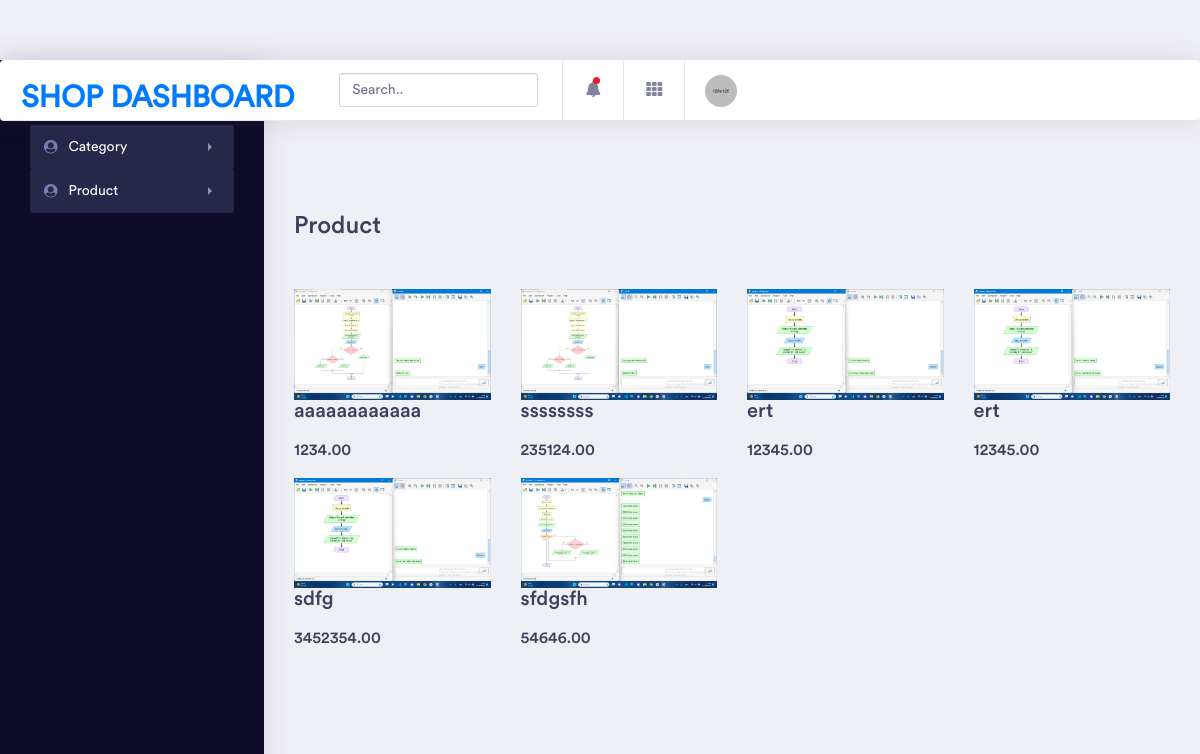
Page /dashboard/enter_product on the earlier database version.
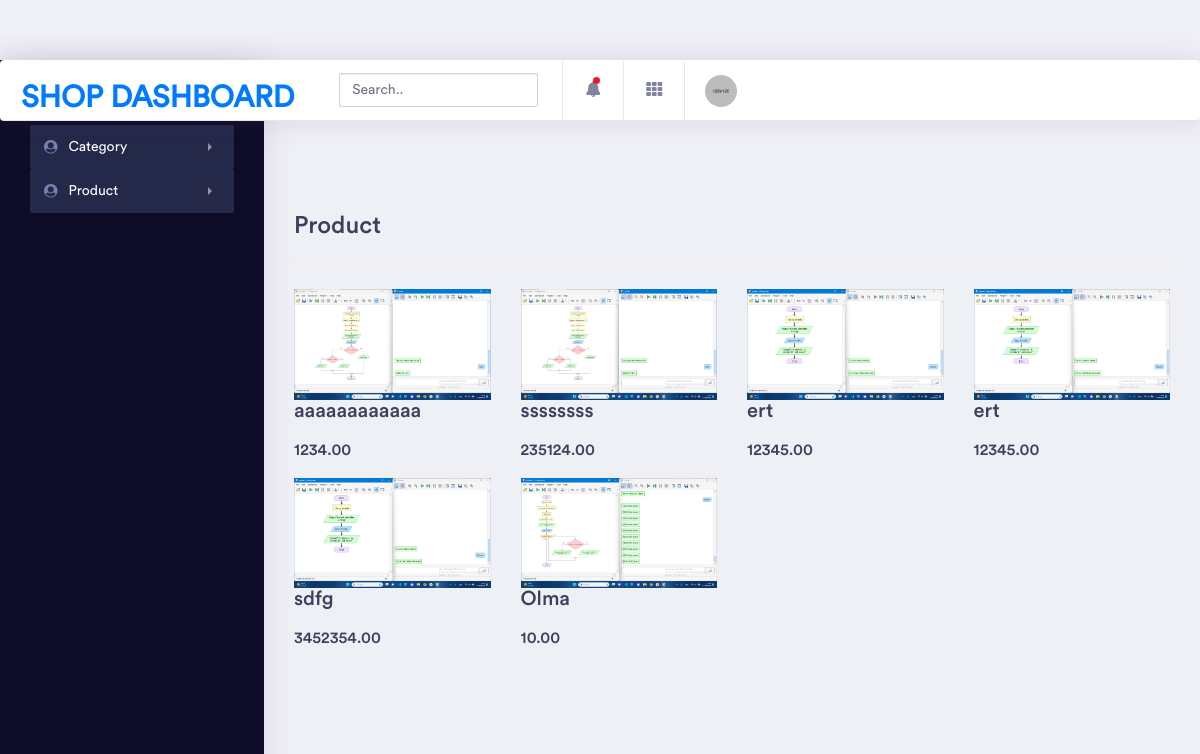
Same page on the later database version.
### main/models.py (models this page shows, shortened)
class Product(models.Model):
    name = models.CharField(max_length=255)
    description = models.TextField()
    quantity = models.IntegerField()
    price = models.DecimalField(decimal_places=2, max_digits=10)
    currency = models.SmallIntegerField(
        choices=(
            (1,'Dollar'),
            (2, 'So`m')
            )
    )
    discount_price = models.DecimalField(
        decimal_places=2,
        max_digits=10,
        blank=True,
        null=True
        )
    baner_image = models.ImageField(upload_to='baner/')
    category = models.ForeignKey(Category, on_delete=models.SET_NULL, null=True)

### dashboard/views.py (the view)
# urls.py: path('enter_product', views.enter_product, name='enter_product'),
def enter_product(request):
    items = models.Product.objects.all()
    return render(request, 'product/enter.html', {'items':items})

### dashboard/templates/product/enter.html (shortened to what this page needs)
{% extends 'dashboard/base.html' %}
{% load static %}
{% block css %}
<link href="{% static 'css/bootstrap.css' %}" rel="stylesheet" type="text/css" media="all" />
<link href="{% static 'css/style.css' %}" rel="stylesheet" type="text/css" media="all" />
{% endblock %}
        {% block content %}
        <div class="dashboard-wrapper">
            <div class="dashboard-ecommerce">
                <div class="container-fluid  dashboard-content">
                    <div class="row">
                        <div class="col-xl-12 col-lg-12 col-md-12 col-sm-12 col-12">
                            <div class="page-header">
                                <h2 class="pageheader-title">Product</h2>
                            </div>
                        </div>
                    </div>
                    <div class="row">
                        <div class="product-top">
                            <div class="product-one">
                                {% for product in items %}
                                <div class="col-md-3 product-left">
                                    <div class="product-main simpleCart_shelfItem">
                                        <a href="{% url 'dashboard:enter_detail' product.id %}" class="mask"><img class="img-responsive zoom-img" src="{{product.baner_image.url}}" alt="" /></a>
                                        <div class="product-bottom">
                                            <h3>{{product.name}}</h3>
                                            <h4><a class="item_add" href="#"></a> <span class=" item_price">{{product.price}}</span></h4>
                                        </div>
                                    </div>
                                </div>
                                {% endfor %}
                                <div class="clearfix"></div>
                            </div>
                        </div>
                    </div>
                </div>
            </div>
        </div>
        {% endblock %}

### dashboard/templates/dashboard/base.html (shortened to what this page needs)
{% load static %}
<!doctype html>
<html lang="en">
<head>
    <link rel="stylesheet" href="{% static 'assets/vendor/bootstrap/css/bootstrap.min.css' %}">
    <link href="{% static 'assets/vendor/fonts/circular-std/style.css' %}" rel="stylesheet">
    <link rel="stylesheet" href="{% static 'assets/libs/css/style.css' %}">
    <link rel="stylesheet" href="{% static 'assets/vendor/fonts/fontawesome/css/fontawesome-all.css' %}">
    <link rel="stylesheet" href="{% static 'assets/vendor/charts/chartist-bundle/chartist.css' %}">
    <link rel="stylesheet" href="{% static 'assets/vendor/charts/morris-bundle/morris.css' %}">
    <link rel="stylesheet" href="{% static 'assets/vendor/fonts/material-design-iconic-font/css/materialdesignicons.min.css' %}">
    <link rel="stylesheet" href="{% static 'assets/vendor/charts/c3charts/c3.css' %}">
    <link rel="stylesheet" href="{% static 'assets/vendor/fonts/flag-icon-css/flag-icon.min.css' %}">
    {% block css %}{% endblock %}
</head>
<body>
    <div class="dashboard-main-wrapper">
        <div class="dashboard-header">
            <nav class="navbar navbar-expand-lg bg-white fixed-top">
                <a class="navbar-brand" href="{% url 'dashboard:dashboard' %}">SHOP dashboard</a>
                <div class="collapse navbar-collapse " id="navbarSupportedContent">
                    <ul class="navbar-nav ml-auto navbar-right-top">
                        <li class="nav-item">
                            <div id="custom-search" class="top-search-bar">
                                <input class="form-control" type="text" placeholder="Search..">
                            </div>
                        </li>
                        <li class="nav-item dropdown notification">
                            <a class="nav-link nav-icons" href="#" id="navbarDropdownMenuLink1" data-toggle="dropdown" aria-haspopup="true" aria-expanded="false"><i class="fas fa-fw fa-bell"></i> <span class="indicator"></span></a>
                        </li>
                        <li class="nav-item dropdown connection">
                            <a class="nav-link" href="#" id="navbarDropdown" role="button" data-toggle="dropdown" aria-haspopup="true" aria-expanded="false"> <i class="fas fa-fw fa-th"></i> </a>
                        </li>
                        <li class="nav-item dropdown nav-user">
                            <a class="nav-link nav-user-img" href="#" id="navbarDropdownMenuLink2" data-toggle="dropdown" aria-haspopup="true" aria-expanded="false"><img src="{% static 'assets/images/avatar-1.jpg' %}" alt="" class="user-avatar-md rounded-circle"></a>
                        </li>
                    </ul>
                </div>
            </nav>
        </div>
        <div class="nav-left-sidebar sidebar-dark">
            <div class="menu-list">
                <nav class="navbar navbar-expand-lg navbar-light">
                    <div class="collapse navbar-collapse" id="navbarNav">
                        <ul class="navbar-nav flex-column">
                            <li class="nav-divider">
                            </li>
                            <li class="nav-item ">
                                <a class="nav-link active" href="#" data-toggle="collapse" aria-expanded="false" data-target="#submenu-1" aria-controls="submenu-1"><i class="fa fa-fw fa-user-circle"></i>Category <span class="badge badge-success">6</span></a>
                            </li>
                            <li class="nav-item ">
                                <a class="nav-link active" href="#" data-toggle="collapse" aria-expanded="false" data-target="#submenu-2" aria-controls="submenu-2"><i class="fa fa-fw fa-user-circle"></i>Product <span class="badge badge-success">6</span></a>
                            </li>
                        </ul>
                    </div>
                </nav>
            </div>
        </div>
        {% block content %}
        {% endblock %}
    </div>
</body>
</html>

Differences in the rows shown:
changed Product: name "sfdgsfh" → "Olma"; price "54646.00" → "10.00"
